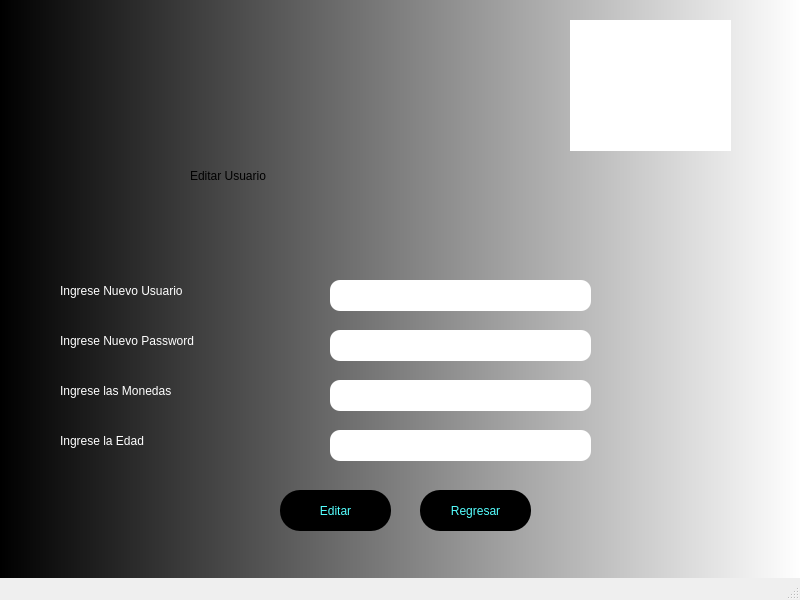
<?xml version="1.0" encoding="UTF-8"?>
<ui version="4.0">
 <class>MainWindow</class>
 <widget class="QMainWindow" name="MainWindow">
  <property name="geometry">
   <rect>
    <x>0</x>
    <y>0</y>
    <width>800</width>
    <height>600</height>
   </rect>
  </property>
  <property name="windowTitle">
   <string>MainWindow</string>
  </property>
  <property name="styleSheet">
   <string notr="true">QWidget#centralwidget{
background-color: qlineargradient(spread:pad, x1:0, y1:0, x2:1, y2:0, stop:0 rgba(0, 0, 0, 255), stop:1 rgba(255, 255, 255, 255));}</string>
  </property>
  <widget class="QWidget" name="centralwidget">
   <widget class="QLabel" name="label">
    <property name="geometry">
     <rect>
      <x>190</x>
      <y>140</y>
      <width>381</width>
      <height>71</height>
     </rect>
    </property>
    <property name="styleSheet">
     <string notr="true">font: 26pt &quot;MV Boli&quot;;
font: 48pt &quot;Impact&quot;;</string>
    </property>
    <property name="text">
     <string>Editar Usuario</string>
    </property>
   </widget>
   <widget class="QLabel" name="label_2">
    <property name="geometry">
     <rect>
      <x>60</x>
      <y>280</y>
      <width>211</width>
      <height>21</height>
     </rect>
    </property>
    <property name="styleSheet">
     <string notr="true">font: 87 12pt &quot;Arial Black&quot;;
color: rgb(255, 255, 255);</string>
    </property>
    <property name="text">
     <string>Ingrese Nuevo Usuario</string>
    </property>
   </widget>
   <widget class="QLabel" name="label_3">
    <property name="geometry">
     <rect>
      <x>60</x>
      <y>330</y>
      <width>231</width>
      <height>21</height>
     </rect>
    </property>
    <property name="styleSheet">
     <string notr="true">font: 87 12pt &quot;Arial Black&quot;;
color: rgb(255, 255, 255);</string>
    </property>
    <property name="text">
     <string>Ingrese Nuevo Password</string>
    </property>
   </widget>
   <widget class="QLabel" name="label_4">
    <property name="geometry">
     <rect>
      <x>60</x>
      <y>380</y>
      <width>211</width>
      <height>21</height>
     </rect>
    </property>
    <property name="styleSheet">
     <string notr="true">font: 87 12pt &quot;Arial Black&quot;;
color: rgb(255, 255, 255);</string>
    </property>
    <property name="text">
     <string>Ingrese las Monedas</string>
    </property>
   </widget>
   <widget class="QLabel" name="label_5">
    <property name="geometry">
     <rect>
      <x>60</x>
      <y>430</y>
      <width>211</width>
      <height>21</height>
     </rect>
    </property>
    <property name="styleSheet">
     <string notr="true">font: 87 12pt &quot;Arial Black&quot;;
color: rgb(255, 255, 255);</string>
    </property>
    <property name="text">
     <string>Ingrese la Edad</string>
    </property>
   </widget>
   <widget class="QLineEdit" name="lineEdit">
    <property name="geometry">
     <rect>
      <x>330</x>
      <y>280</y>
      <width>261</width>
      <height>31</height>
     </rect>
    </property>
    <property name="styleSheet">
     <string notr="true">border-radius:10px;</string>
    </property>
   </widget>
   <widget class="QLineEdit" name="lineEdit_2">
    <property name="geometry">
     <rect>
      <x>330</x>
      <y>330</y>
      <width>261</width>
      <height>31</height>
     </rect>
    </property>
    <property name="styleSheet">
     <string notr="true">border-radius:10px;</string>
    </property>
   </widget>
   <widget class="QLineEdit" name="lineEdit_3">
    <property name="geometry">
     <rect>
      <x>330</x>
      <y>380</y>
      <width>261</width>
      <height>31</height>
     </rect>
    </property>
    <property name="styleSheet">
     <string notr="true">border-radius:10px;</string>
    </property>
   </widget>
   <widget class="QLineEdit" name="lineEdit_4">
    <property name="geometry">
     <rect>
      <x>330</x>
      <y>430</y>
      <width>261</width>
      <height>31</height>
     </rect>
    </property>
    <property name="styleSheet">
     <string notr="true">border-radius:10px;</string>
    </property>
   </widget>
   <widget class="QLabel" name="label_6">
    <property name="geometry">
     <rect>
      <x>570</x>
      <y>20</y>
      <width>161</width>
      <height>131</height>
     </rect>
    </property>
    <property name="styleSheet">
     <string notr="true">background-color: rgb(255, 255, 255);</string>
    </property>
    <property name="text">
     <string/>
    </property>
    <property name="pixmap">
     <pixmap>../Imagenes/1.png</pixmap>
    </property>
    <property name="scaledContents">
     <bool>true</bool>
    </property>
   </widget>
   <widget class="QPushButton" name="pushButton">
    <property name="geometry">
     <rect>
      <x>280</x>
      <y>490</y>
      <width>111</width>
      <height>41</height>
     </rect>
    </property>
    <property name="styleSheet">
     <string notr="true">background-color: rgb(0, 0, 0);
color: rgb(85, 255, 255);
border-radius:20px;</string>
    </property>
    <property name="text">
     <string>Editar</string>
    </property>
   </widget>
   <widget class="QPushButton" name="pushButton_2">
    <property name="geometry">
     <rect>
      <x>420</x>
      <y>490</y>
      <width>111</width>
      <height>41</height>
     </rect>
    </property>
    <property name="styleSheet">
     <string notr="true">background-color: rgb(0, 0, 0);
color: rgb(85, 255, 255);
border-radius:20px;</string>
    </property>
    <property name="text">
     <string>Regresar</string>
    </property>
   </widget>
  </widget>
  <widget class="QMenuBar" name="menubar">
   <property name="geometry">
    <rect>
     <x>0</x>
     <y>0</y>
     <width>800</width>
     <height>21</height>
    </rect>
   </property>
  </widget>
  <widget class="QStatusBar" name="statusbar"/>
 </widget>
 <resources/>
 <connections/>
</ui>
